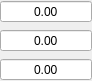
<?xml version="1.0" encoding="UTF-8"?>
<ui version="4.0">
 <class>psi_function_pair_selector</class>
 <widget class="QWidget" name="psi_function_pair_selector">
  <property name="geometry">
   <rect>
    <x>0</x>
    <y>0</y>
    <width>92</width>
    <height>57</height>
   </rect>
  </property>
  <property name="windowTitle">
   <string>Form</string>
  </property>
  <layout class="QVBoxLayout" name="verticalLayout">
   <property name="leftMargin">
    <number>0</number>
   </property>
   <property name="topMargin">
    <number>0</number>
   </property>
   <property name="rightMargin">
    <number>0</number>
   </property>
   <property name="bottomMargin">
    <number>0</number>
   </property>
   <item>
    <widget class="QDoubleSpinBox" name="top">
     <property name="toolTip">
      <string>Arctangent numerator</string>
     </property>
     <property name="alignment">
      <set>Qt::AlignCenter</set>
     </property>
     <property name="buttonSymbols">
      <enum>QAbstractSpinBox::NoButtons</enum>
     </property>
    </widget>
   </item>
   <item>
    <widget class="QDoubleSpinBox" name="bot">
     <property name="toolTip">
      <string>Arctangent denominator</string>
     </property>
     <property name="alignment">
      <set>Qt::AlignCenter</set>
     </property>
     <property name="buttonSymbols">
      <enum>QAbstractSpinBox::NoButtons</enum>
     </property>
    </widget>
   </item>
   <item>
    <widget class="QDoubleSpinBox" name="constant">
     <property name="toolTip">
      <string>Gamma weight</string>
     </property>
     <property name="alignment">
      <set>Qt::AlignCenter</set>
     </property>
     <property name="buttonSymbols">
      <enum>QAbstractSpinBox::NoButtons</enum>
     </property>
    </widget>
   </item>
  </layout>
 </widget>
 <resources/>
 <connections/>
</ui>
